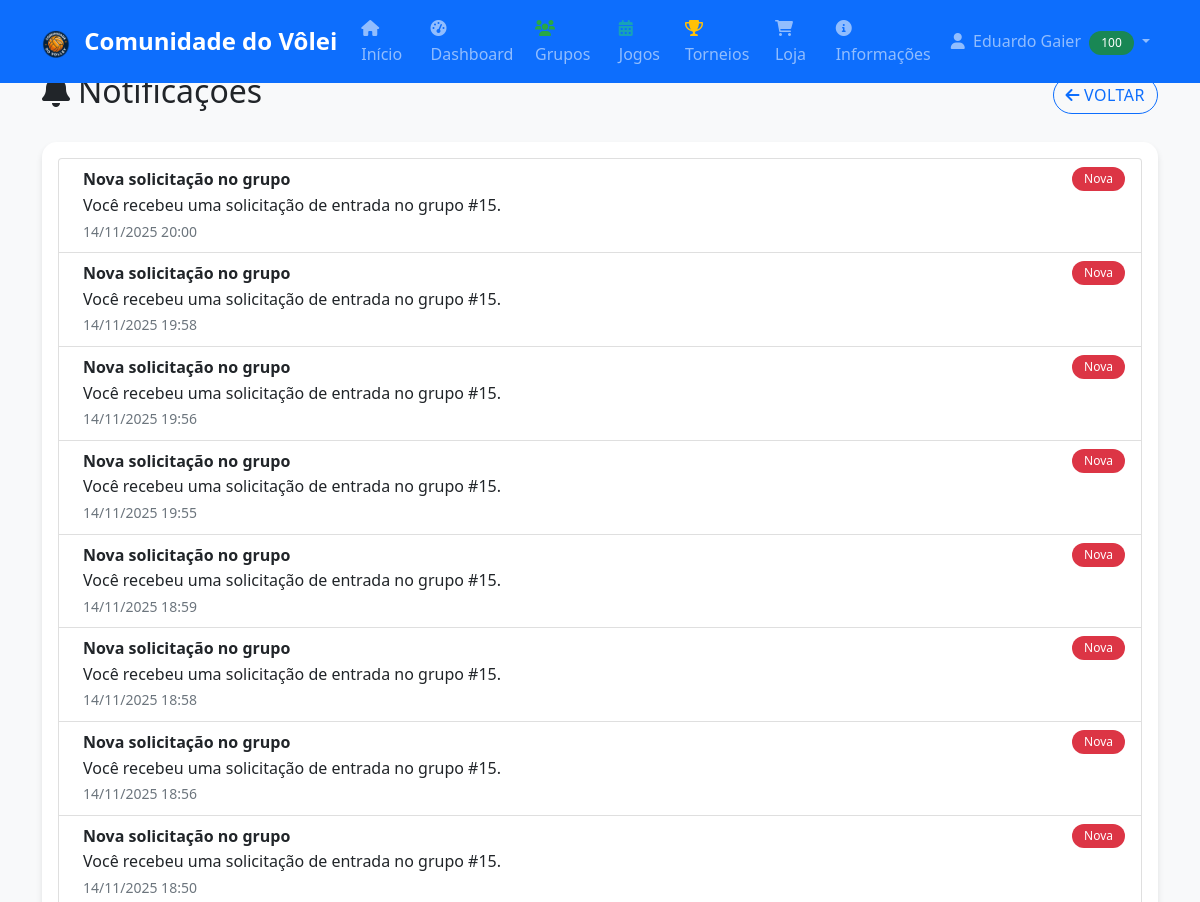
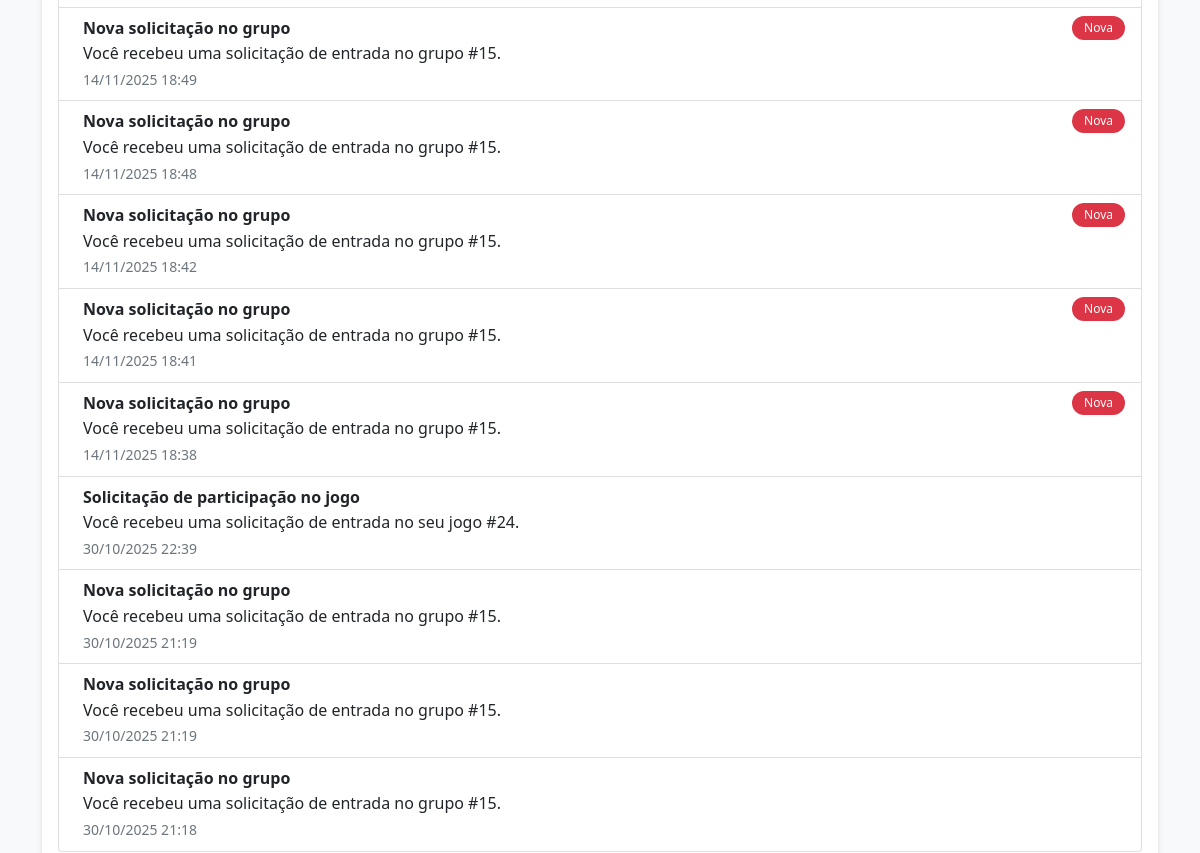
The page /notificacoes.php (signed in, upper part) on the database as committed earlier (2 pictures, top to bottom).
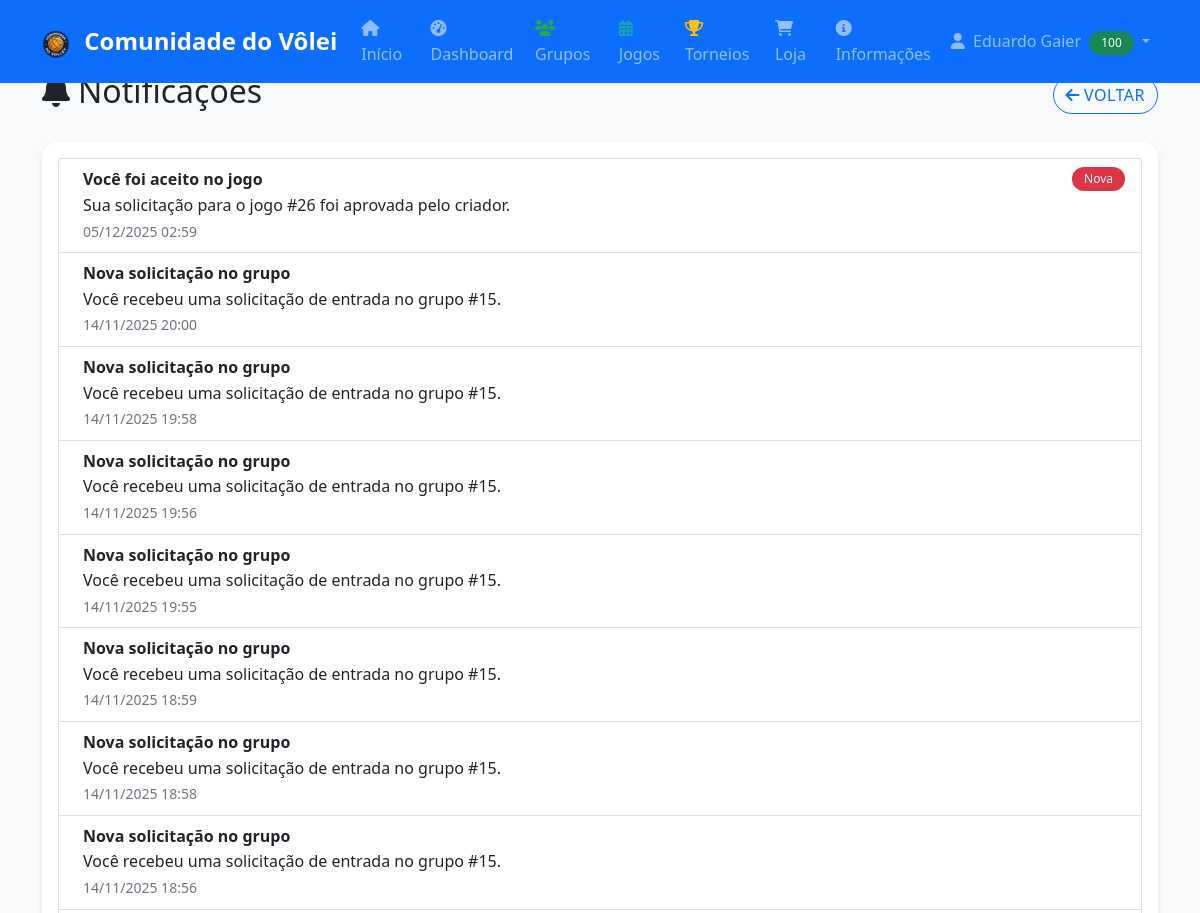
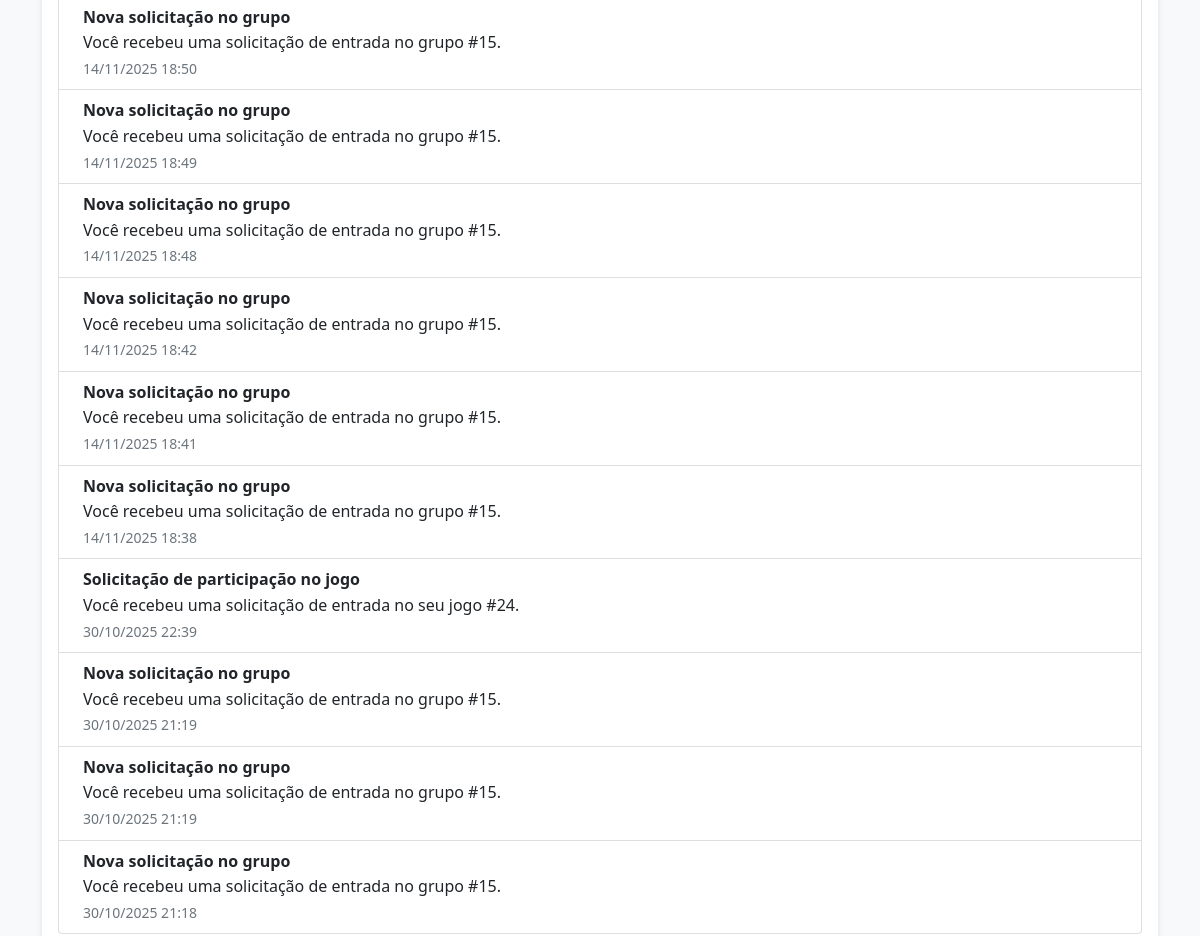
The same page on the database as committed later (2 pictures, top to bottom).
### tables this page shows
CREATE TABLE `notificacoes` (
  `id` int(11) NOT NULL,
  `usuario_id` int(11) NOT NULL,
  `titulo` varchar(100) NOT NULL,
  `mensagem` text NOT NULL,
  `lida` tinyint(1) DEFAULT 0,
  `criada_em` timestamp NOT NULL DEFAULT current_timestamp()
);

### includes/db_connect.php (called while the page is built, shortened)
<?php
function executeQuery($pdo, $sql, $params = []) {
    try {
        $stmt = $pdo->prepare($sql);
        $stmt->execute($params);
        return $stmt;
    } catch(PDOException $e) {
        error_log("Erro na query: " . $e->getMessage());
        return false;
    }
}
?>

### includes/functions.php (called while the page is built, shortened)
<?php
function formatarData($data, $formato = 'd/m/Y H:i') {
    return date($formato, strtotime($data));
}
?>

### notificacoes.php (the view, shortened to what this page needs)
<?php
require_once 'includes/db_connect.php';
require_once 'includes/functions.php';
$notificacoes = [];
$tabelaExiste = false;
try {
    $st = executeQuery($pdo, "SELECT TABLE_NAME FROM INFORMATION_SCHEMA.TABLES WHERE TABLE_SCHEMA = DATABASE() AND TABLE_NAME = 'notificacoes'");
    if ($st && $st->fetch()) { $tabelaExiste = true; }
} catch (Exception $e) {}
if ($tabelaExiste) {
    $stmtN = executeQuery($pdo, "SELECT id, titulo, mensagem, lida, criada_em FROM notificacoes WHERE usuario_id = ? ORDER BY criada_em DESC", [$_SESSION['user_id']]);
    $notificacoes = $stmtN ? $stmtN->fetchAll() : [];
}
include 'includes/header.php';
?>
<div class="row">
    <div class="col-12">
        <div class="d-flex justify-content-between align-items-center mb-4">
            <h2><i class="fas fa-bell me-2"></i>Notificações</h2>
            <a href="dashboard.php" class="btn btn-outline-primary"><i class="fas fa-arrow-left me-1"></i>Voltar</a>
        </div>
    </div>
</div>
<div class="card">
    <div class="card-body">
        <?php if (!$tabelaExiste): ?>
            <div class="alert alert-info">Sistema de notificações ainda não está habilitado.</div>
        <?php elseif (empty($notificacoes)): ?>
            <div class="text-center text-muted py-4">Sem notificações.</div>
        <?php else: ?>
            <div class="list-group">
                <?php foreach ($notificacoes as $n): ?>
                <div class="list-group-item d-flex justify-content-between align-items-start">
                    <div class="ms-2 me-auto">
                        <div class="fw-bold"><?php echo htmlspecialchars($n['titulo']); ?></div>
                        <div><?php echo nl2br(htmlspecialchars($n['mensagem'])); ?></div>
                        <small class="text-muted"><?php echo formatarData($n['criada_em'], 'd/m/Y H:i'); ?></small>
                    </div>
                    <?php if (!$n['lida']): ?><span class="badge bg-danger">Nova</span><?php endif; ?>
                </div>
                <?php endforeach; ?>
            </div>
        <?php endif; ?>
    </div>
  </div>
<?php include 'includes/footer.php'; ?>

Rows that differ between the two databases and show on the page:
added notificacoes: titulo "Você foi aceito no jogo", mensagem "Sua solicitação para o jogo #26 foi aprovada pelo criador.", criada_em "05/12/2025 02:59", lida "Nova"
changed notificacoes (number 2 of 18 on the later page): no longer shows "Nova"
changed notificacoes (number 3 of 18 on the later page): no longer shows "Nova"
changed notificacoes (number 4 of 18 on the later page): no longer shows "Nova"
changed notificacoes (number 5 of 18 on the later page): no longer shows "Nova"
changed notificacoes (number 6 of 18 on the later page): no longer shows "Nova"
changed notificacoes (number 7 of 18 on the later page): no longer shows "Nova"
changed notificacoes (number 8 of 18 on the later page): no longer shows "Nova"
changed notificacoes (number 9 of 18 on the later page): no longer shows "Nova"
changed notificacoes (number 10 of 18 on the later page): no longer shows "Nova"
changed notificacoes (number 11 of 18 on the later page): no longer shows "Nova"
changed notificacoes (number 12 of 18 on the later page): no longer shows "Nova"
changed notificacoes (number 13 of 18 on the later page): no longer shows "Nova"
changed notificacoes (number 14 of 18 on the later page): no longer shows "Nova"
